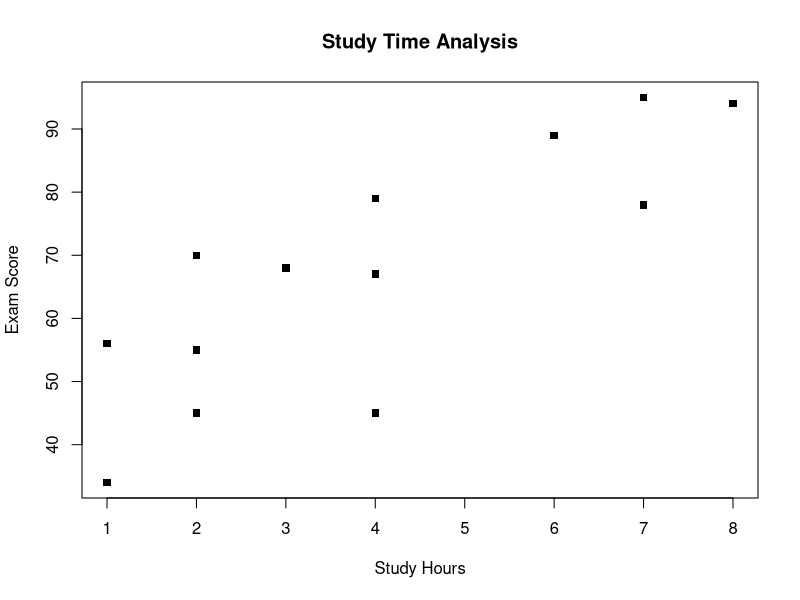
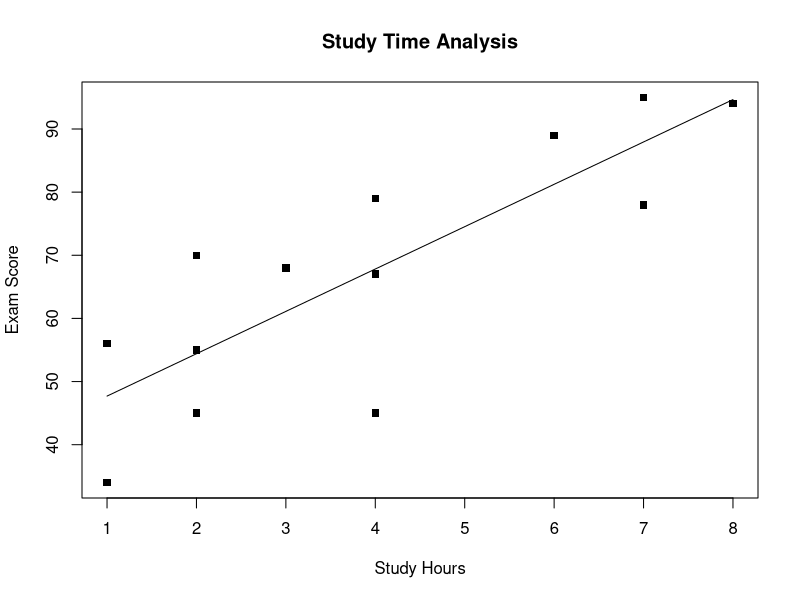

R code for these plots, in order:
## ---- chunk 1
knitr::opts_chunk$set(echo = TRUE)
## ---- chunk 2
StudyTime = data.frame(ExamScore = c(34,56,45,70,55,68,67,79,45,89,95,78,94), StudyHours = c(1,1,2,2,2,3,4,4,4,6,7,7,8))
StudyTime
plot(StudyTime$StudyHours,StudyTime$ExamScore, xlab = "Study Hours", ylab = "Exam Score", main = "Study Time Analysis",pch = 15)
cor(StudyTime)
## ---- chunk 3

qt(c(.025,.975),11)

## ---- chunk 4

cor.test(StudyTime$StudyHours,StudyTime$ExamScore)

## ---- chunk 5
fit = lm(ExamScore~StudyHours, data= StudyTime)
summary(fit)
## ---- chunk 6
plot(StudyTime$StudyHours,StudyTime$ExamScore, xlab = "Study Hours", ylab = "Exam Score", main = "Study Time Analysis",pch = 15)
lines(StudyTime$StudyHours, fit$fitted.values)
